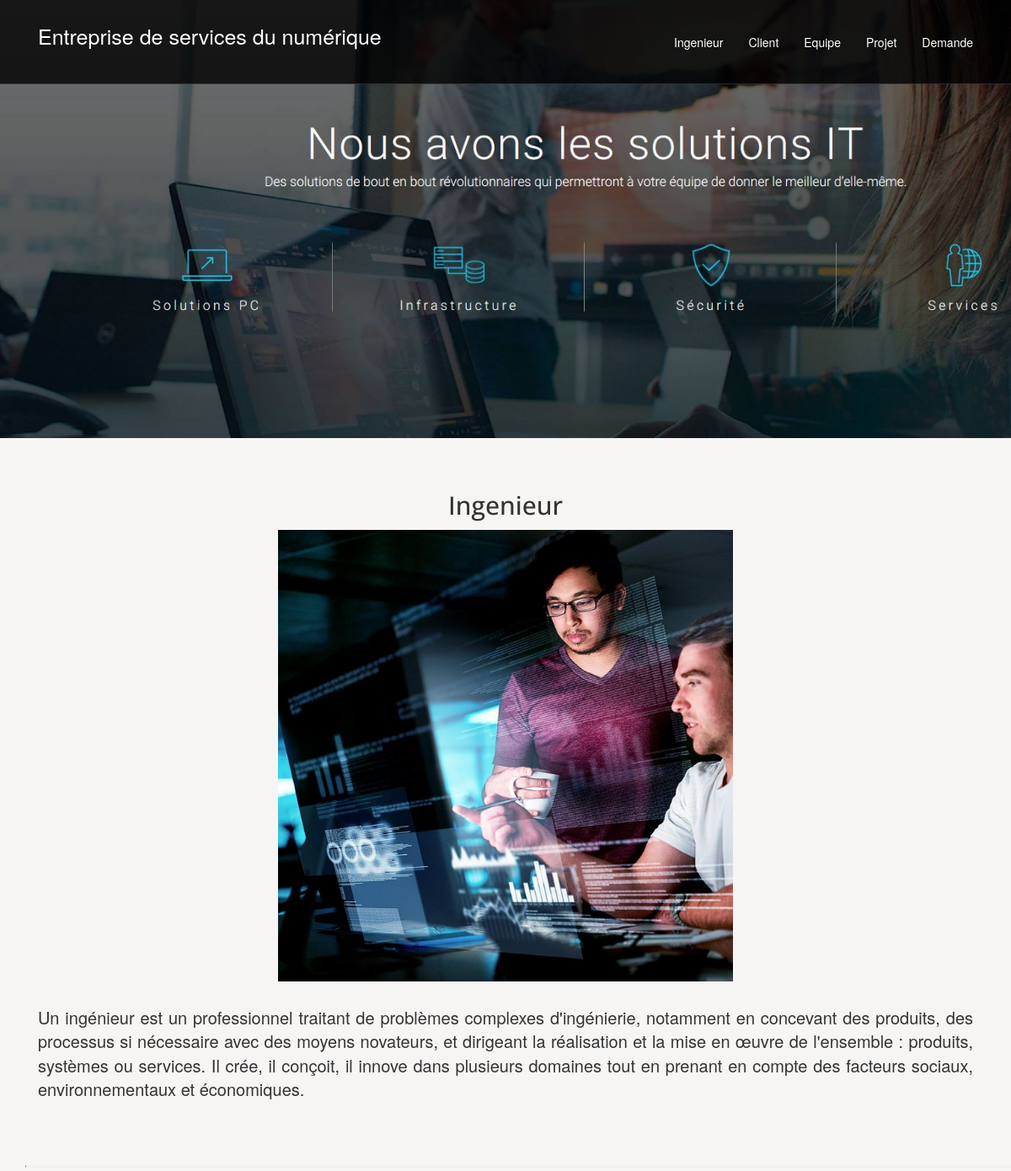
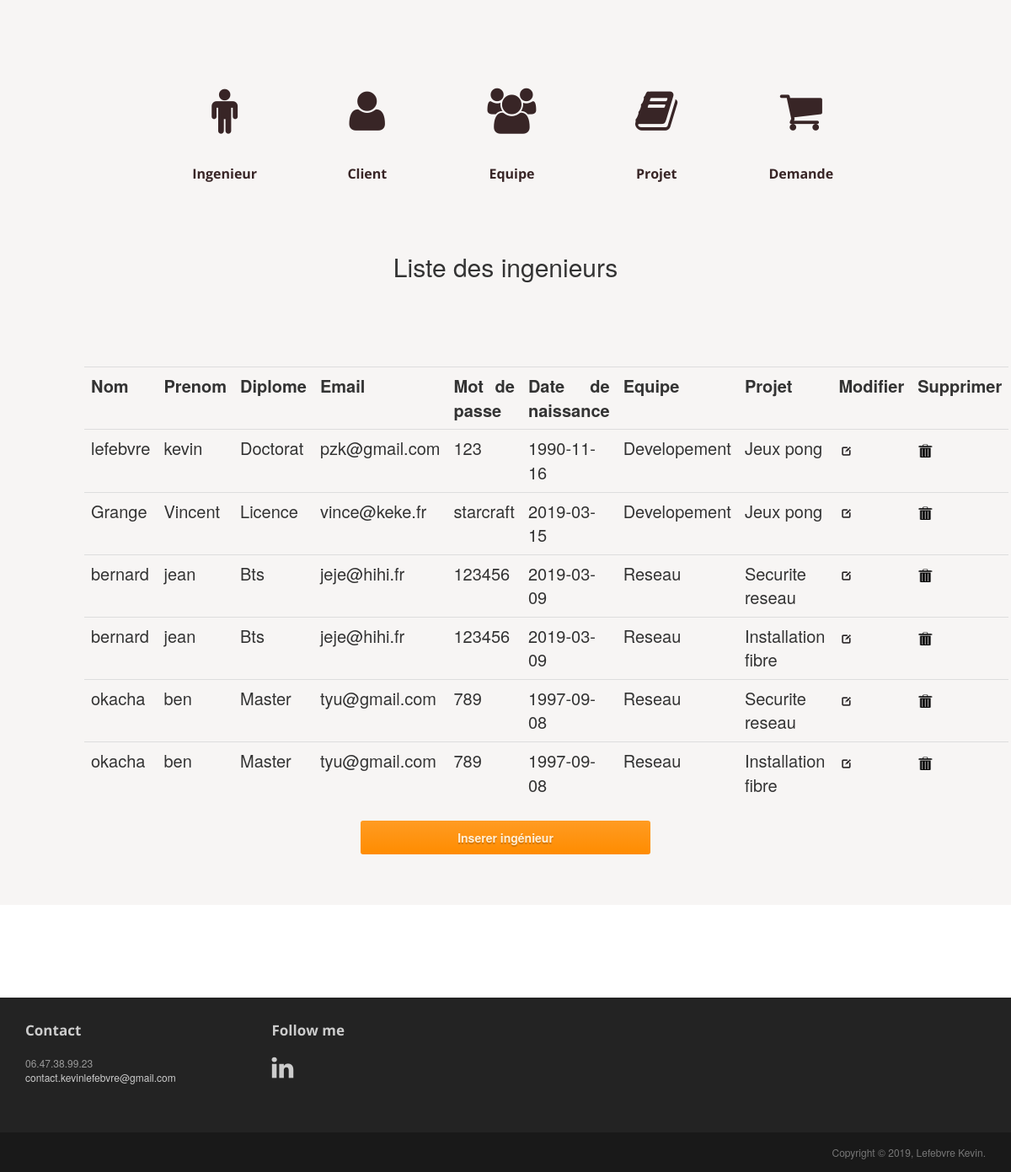
Screenshot of /index.php?&action=fa_user with the database file from the repository (2 pictures, top to bottom).
### tables this page shows
CREATE TABLE IF NOT EXISTS `ingenieur` (
  `idinge` int(5) NOT NULL AUTO_INCREMENT,
  `nom` varchar(50) NOT NULL,
  `prenom` varchar(50) NOT NULL,
  `diplome` varchar(50) NOT NULL,
  `email` varchar(50) NOT NULL,
  `mdp` varchar(50) NOT NULL,
  `date_nais` date NOT NULL,
  `idequipe` int(5) NOT NULL,
  PRIMARY KEY (`idinge`),
  KEY `idequipe` (`idequipe`)
);

CREATE TABLE IF NOT EXISTS `equipe` (
  `idequipe` int(11) NOT NULL AUTO_INCREMENT,
  `designation` varchar(50) NOT NULL,
  `date_creation` date NOT NULL,
  PRIMARY KEY (`idequipe`)
);

CREATE TABLE IF NOT EXISTS `projet` (
  `idprojet` int(11) NOT NULL AUTO_INCREMENT,
  `libelle` varchar(50) NOT NULL,
  `date_debut` date NOT NULL,
  `date_fin` date NOT NULL,
  `idequipe` int(11) NOT NULL,
  `idpriorite` int(11) NOT NULL,
  PRIMARY KEY (`idprojet`),
  KEY `idequipe` (`idequipe`),
  KEY `idpriorite` (`idpriorite`)
);

### function.php (the view, shortened to what this page needs)
<?php
function connexion()
{
    $con = mysqli_connect ("localhost","root","","tdssii");
    return $con;
}
function affiche_ingenieur()
 {
     $requete = "SELECT i.idinge, i.nom, i.prenom, i.diplome, i.email, i.mdp, i.date_nais, e.designation, p.libelle FROM ingenieur i, equipe e,projet p
                where i.idequipe = e.idequipe AND e.idequipe = p.idequipe;";
     $con = connexion ();
     if ($con != null)
     {
         $resultats = mysqli_query($con, $requete);
         echo"
         <div class='col-sm-offset- col-sm-6'><table class='table table-dark'>
         <tr class='bold'>
         <td>Nom</td>
         <td>Prenom</td>
         <td>Diplome</td>
         <td>Email</td>
         <td>Mot de passe</td>
         <td>Date de naissance</td>
         <td>Equipe</td>
         <td>Projet</td>
         <td>Modifier</td>
         <td>Supprimer</td>
         </tr>"
         ;
         while ($ligne = mysqli_fetch_assoc($resultats))
         {
            echo "<tr>
                    <td>".$ligne['nom']."</td>
                    <td>".$ligne['prenom']."</td>
                    <td>".$ligne['diplome']."</td>
                    <td>".$ligne['email']."</td>
                    <td>".$ligne['mdp']."</td>
                    <td>".$ligne['date_nais']."</td>
                    <td>".$ligne['designation']."</td>
                    <td>".$ligne['libelle']."</td>
                    <td>
                    <a href='index2.php?page=1&action=update&idinge=".$ligne['idinge']."'><img src ='images/modif.png' height='20' width='20'/></a></td>
                    <td>
                    <a href='index2.php?page=1&action=sup&idinge=".$ligne['idinge']."'><img src ='images/supr.png' height='20' width='20'/></a></td></tr>";
    }
     echo "</table></div>";
}
}

### css/main.css (style rules this page uses)
img { max-width:100%; }

### css/style.css (style rules this page uses)
.bold { font-weight: bold; }

### rows the page displays
ingenieur: nom "lefebvre", prenom "kevin", diplome "Doctorat", email "pzk@gmail.com", mdp "123", date_nais "1990-11-16", idequipe.designation "Developement", projet.libelle "Jeux pong"
ingenieur: nom "Grange", prenom "Vincent", diplome "Licence", email "vince@keke.fr", mdp "starcraft", date_nais "2019-03-15", idequipe.designation "Developement", projet.libelle "Jeux pong"
ingenieur: nom "bernard", prenom "jean", diplome "Bts", email "jeje@hihi.fr", mdp "123456", date_nais "2019-03-09", idequipe.designation "Reseau", projet.libelle "Securite reseau", projet.libelle "Installation fibre"
ingenieur: nom "okacha", prenom "ben", diplome "Master", email "tyu@gmail.com", mdp "789", date_nais "1997-09-08", idequipe.designation "Reseau", projet.libelle "Securite reseau", projet.libelle "Installation fibre"
